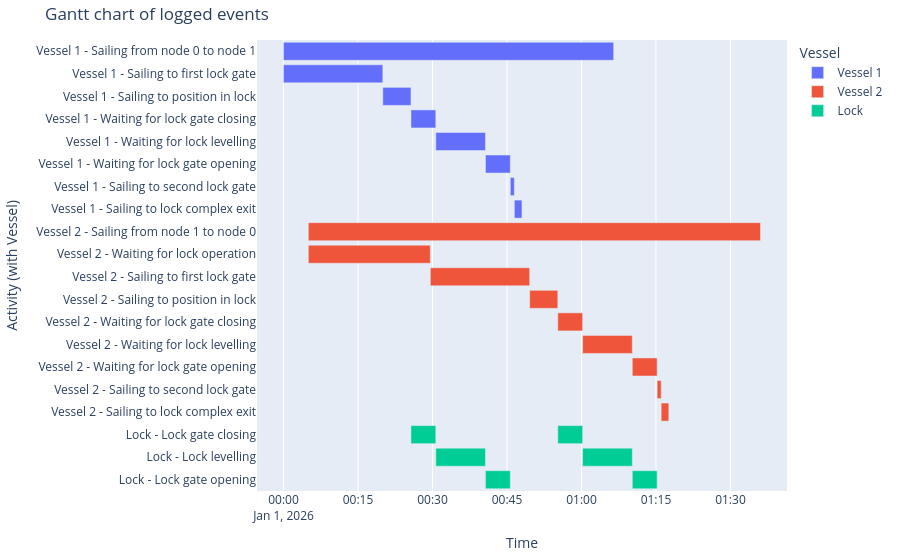

The cell this chart's notebook holds for it:
### Markdown cell above
##### Event chart
We can also create a Gantt chart based on an event table of the vessels and the lock chamber. We see that the time to pass the edge with the lock chamber becomes variable. Moreover, we observe a cyclic behaviour of the lock chamber.

### Code cell
df_eventtable = logbook2eventtable([vessel_1, vessel_2, lock_chamber])
generate_vessel_gantt_chart(df_eventtable)

### Figure 1 — Plotly figure (JSON) as saved in the notebook; plotly's stock layout.template omitted (floating-point values rounded to 4 significant figures)
{"data": [{"base": ["2026-01-01T00:00:00.000000", "2026-01-01T00:00:00.000000", "2026-01-01T00:20:00.000000", "2026-01-01T00:25:40.000000", "2026-01-01T00:30:40.000000", "2026-01-01T00:40:40.000000", "2026-01-01T00:45:40.000000", "2026-01-01T00:46:29.000000"], "hovertemplate": "object name=Vessel 1<br>start time=%{base}<br>stop time=%{x}<br>activity label=%{y}<extra></extra>", "legendgroup": "Vessel 1", "marker": {"color": "#636efa", "pattern": {"shape": ""}}, "name": "Vessel 1", "orientation": "h", "showlegend": true, "textposition": "auto", "type": "bar", "x": [3989000, 1200000, 340000, 300000, 600000, 300000, 49000, 92000], "xaxis": "x", "y": ["Vessel 1 - Sailing from node 0 to node 1", "Vessel 1 - Sailing to first lock gate", "Vessel 1 - Sailing to position in lock", "Vessel 1 - Waiting for lock gate closing", "Vessel 1 - Waiting for lock levelling", "Vessel 1 - Waiting for lock gate opening", "Vessel 1 - Sailing to second lock gate", "Vessel 1 - Sailing to lock complex exit"], "yaxis": "y"}, {"base": ["2026-01-01T00:05:00.000000", "2026-01-01T00:05:00.000000", "2026-01-01T00:29:34.000000", "2026-01-01T00:49:34.000000", "2026-01-01T00:55:14.000000", "2026-01-01T01:00:14.000000", "2026-01-01T01:10:14.000000", "2026-01-01T01:15:14.000000", "2026-01-01T01:16:03.000000"], "hovertemplate": "object name=Vessel 2<br>start time=%{base}<br>stop time=%{x}<br>activity label=%{y}<extra></extra>", "legendgroup": "Vessel 2", "marker": {"color": "#EF553B", "pattern": {"shape": ""}}, "name": "Vessel 2", "orientation": "h", "showlegend": true, "textposition": "auto", "type": "bar", "x": [5463000, 1474000, 1200000, 340000, 300000, 600000, 300000, 49000, 92000], "xaxis": "x", "y": ["Vessel 2 - Sailing from node 1 to node 0", "Vessel 2 - Waiting for lock operation", "Vessel 2 - Sailing to first lock gate", "Vessel 2 - Sailing to position in lock", "Vessel 2 - Waiting for lock gate closing", "Vessel 2 - Waiting for lock levelling", "Vessel 2 - Waiting for lock gate opening", "Vessel 2 - Sailing to second lock gate", "Vessel 2 - Sailing to lock complex exit"], "yaxis": "y"}, {"base": ["2026-01-01T00:25:40.000000", "2026-01-01T00:30:40.000000", "2026-01-01T00:40:40.000000", "2026-01-01T00:55:14.000000", "2026-01-01T01:00:14.000000", "2026-01-01T01:10:14.000000"], "hovertemplate": "object name=Lock<br>start time=%{base}<br>stop time=%{x}<br>activity label=%{y}<extra></extra>", "legendgroup": "Lock", "marker": {"color": "#00cc96", "pattern": {"shape": ""}}, "name": "Lock", "orientation": "h", "showlegend": true, "textposition": "auto", "type": "bar", "x": [300000, 600000, 300000, 300000, 600000, 300000], "xaxis": "x", "y": ["Lock - Lock gate closing", "Lock - Lock levelling", "Lock - Lock gate opening", "Lock - Lock gate closing", "Lock - Lock levelling", "Lock - Lock gate opening"], "yaxis": "y"}], "layout": {"barmode": "overlay", "legend": {"title": {"text": "Vessel"}, "tracegroupgap": 0}, "margin": {"b": 20, "l": 20, "r": 20, "t": 40}, "title": {"text": "Gantt chart of logged events"}, "xaxis": {"anchor": "y", "domain": [0, 1], "title": {"text": "Time"}, "type": "date"}, "yaxis": {"anchor": "x", "autorange": "reversed", "domain": [0, 1], "title": {"text": "Activity (with Vessel)"}}}}
